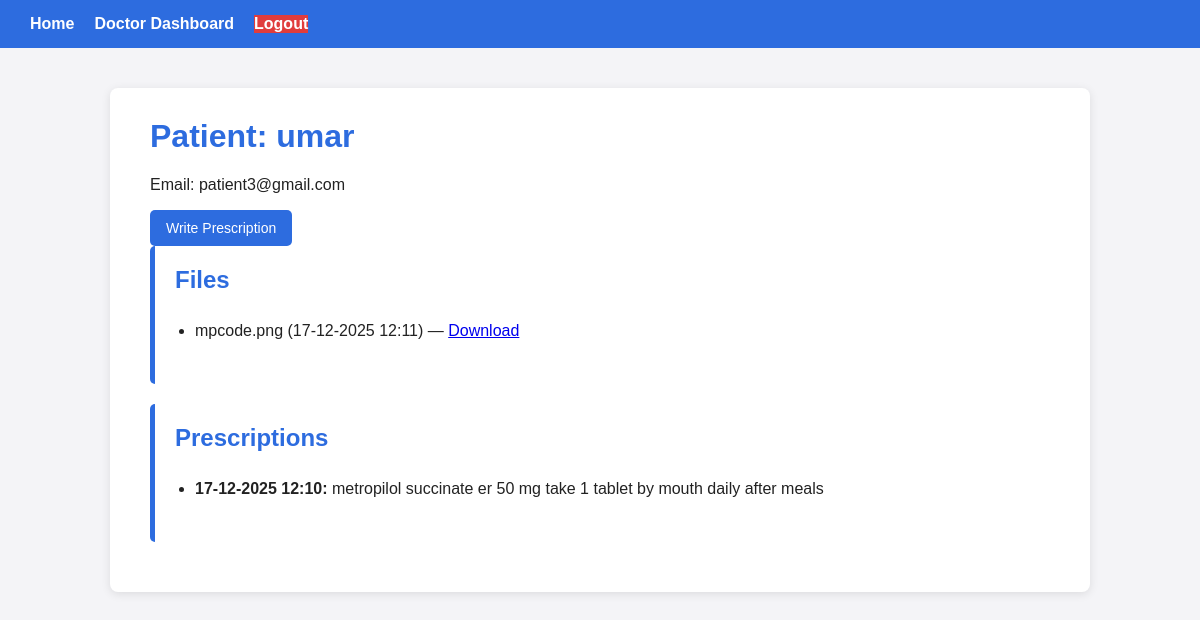
Page /doctor/patient/4 (signed in) on the committed database.
### website/models.py (models this page shows, shortened)
class User(UserMixin, db.Model):
    id = db.Column(db.Integer, primary_key=True)
    name = db.Column(db.String(100), nullable=False)
    email = db.Column(db.String(120), unique=True, nullable=False)
    password_hash = db.Column(db.String(200), nullable=False)
    role = db.Column(db.String(20), nullable=False)  # 'patient' or 'doctor'

class File(db.Model):
    id = db.Column(db.Integer, primary_key=True)
    patient_id = db.Column(db.Integer, db.ForeignKey("user.id"), nullable=False)
    filename = db.Column(db.String(255), nullable=False)          # stored name on disk
    original_filename = db.Column(db.String(255), nullable=False) # original name
    uploaded_at = db.Column(db.DateTime, default=datetime.utcnow)

class Prescription(db.Model):
    id = db.Column(db.Integer, primary_key=True)
    patient_id = db.Column(db.Integer, db.ForeignKey("user.id"), nullable=False)
    doctor_id = db.Column(db.Integer, db.ForeignKey("user.id"), nullable=False)
    text = db.Column(db.Text, nullable=False)
    created_at = db.Column(db.DateTime, default=datetime.utcnow)

### website/views.py (the view)
@views.route("/doctor/patient/<int:patient_id>")
@login_required
def doctor_patient_detail(patient_id):
    if current_user.role != "doctor":
        abort(403)
    patient = User.query.filter_by(id=patient_id, role="patient").first_or_404()
    files = File.query.filter_by(patient_id=patient.id).order_by(File.uploaded_at.desc()).all()
    prescriptions = Prescription.query.filter_by(patient_id=patient.id).order_by(
        Prescription.created_at.desc()
    ).all()
    return render_template(
        "doctor_patient_detail.html",
        patient=patient,
        files=files,
        prescriptions=prescriptions,
    )

### website/models.py (called while the page is built)
@login_manager.user_loader
def load_user(user_id):
    return User.query.get(int(user_id))

### website/templates/doctor_patient_detail.html (shortened to what this page needs)
{% extends "base.html" %}
{% block content %}
<h1>Patient: {{ patient.name }}</h1>
<p>Email: {{ patient.email }}</p>
<a href="{{ url_for('views.doctor_prescribe', patient_id=patient.id) }}" class="btn">Write Prescription</a>
<div class="card">
    <h2>Files</h2>
    <ul>
        {% if files %}
            {% for f in files %}
                <li>
                    {{ f.original_filename }} ({{ f.uploaded_at.strftime('%d-%m-%Y %H:%M') }})
                    — <a href="{{ url_for('views.download_file', file_id=f.id) }}">Download</a>
                </li>
            {% endfor %}
        {% else %}
            <li>No files uploaded by patient.</li>
        {% endif %}
    </ul>
</div>
<div class="card">
    <h2>Prescriptions</h2>
    <ul>
        {% if prescriptions %}
            {% for p in prescriptions %}
                <li>
                    <strong>{{ p.created_at.strftime('%d-%m-%Y %H:%M') }}:</strong>
                    {{ p.text }}
                </li>
            {% endfor %}
        {% else %}
            <li>No prescriptions yet.</li>
        {% endif %}
    </ul>
</div>
{% endblock %}

### website/static/css/style.css (style rules this page uses)
body { margin: 0; padding: 0; font-family: Arial, Helvetica, sans-serif; background: #f4f4f7; color: #222; }
h1, h2 { margin-top: 0; color: #2d6cdf; }
.btn { display: inline-block; background: #2d6cdf; color: #fff !important; padding: 10px 16px; border-radius: 5px; text-decoration: none; font-size: 14px; }
ul { padding-left: 20px; }
li { padding: 8px 0; border-bottom: 1px solid #ddd; }
li:last-child { border-bottom: none; }
.card { background: #fff; padding: 20px; margin-bottom: 20px; border-left: 5px solid #2d6cdf; border-radius: 5px; }

### rows in the picture
User: name "umar", email "patient3@gmail.com"
File: original_filename "mpcode.png", uploaded_at "17-12-2025 12:11"
Prescription: created_at "17-12-2025 12:10", text "metropilol succinate er 50 mg take 1 tablet by mouth daily after meals"
